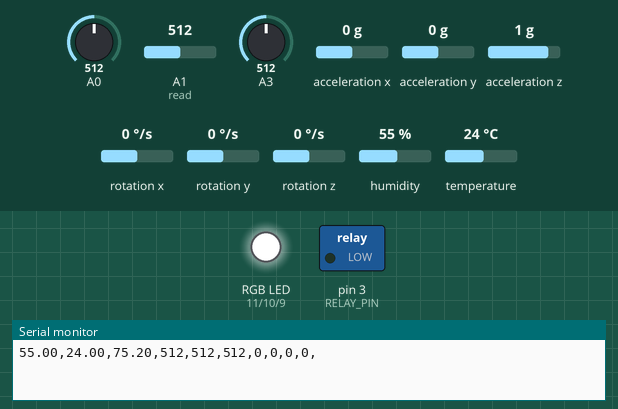
Bench run of a sketch on a simulated Arduino Uno, built with avr-gcc and run on an emulated ATmega328P. On the bench: switched loads named in the sketch (green lamp = pin HIGH), an RGB LED mixed from three pins (HIGH = lit), the last lines printed to the serial monitor. Wiring (inferred from the names in the program): MPU-6050 motion sensor at I2C address 0x68. The inputs (shaded band) are chosen by the test bench; at power-on: A1 (read) = 512, A0 = 512, A3 = 512, acceleration x 0 g, acceleration y 0 g, acceleration z 1 g, rotation x 0 °/s, rotation y 0 °/s, rotation z 0 °/s, humidity 55 %, temperature 24 °C.

Above: at 3.8 s.
3.9 s: A1 (read) set to 165
9.2 s: A1 (read) set to 139
At 13.2 s:
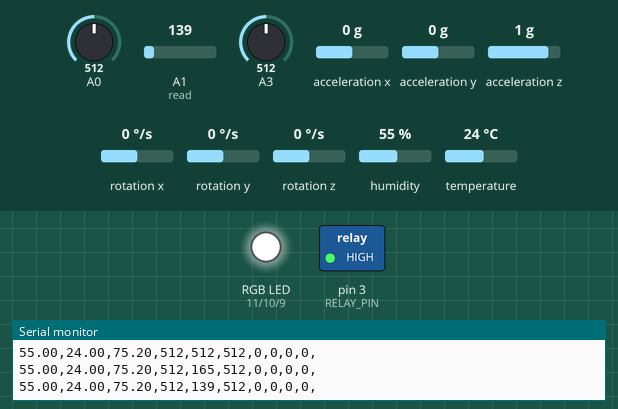
13.5 s: A1 (read) set to 160
At 17.2 s:
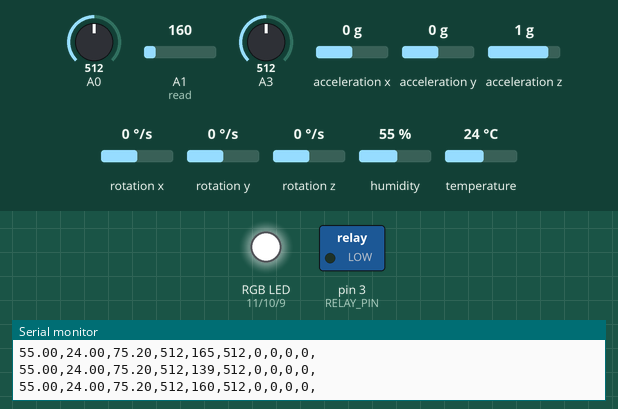
17.6 s: A1 (read) set to 140
At 21.2 s:
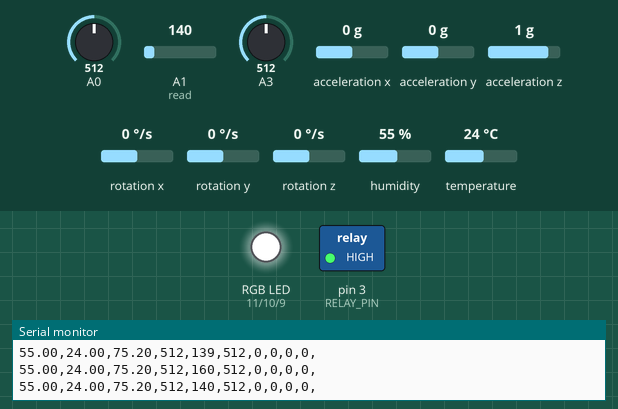
Timing chart, 0 to 22.6 s (numbered marks = the images above; inputs shaded):
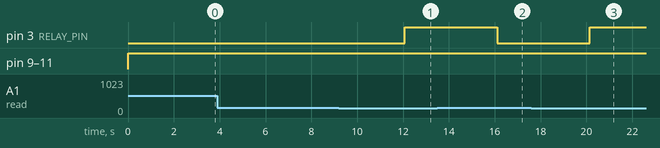

The sketch:

Water_RELAY_working.ino
```cpp
#include "Wire.h" // This library allows you to communicate with I2C devices.


// constants won't change
const int RELAY_PIN = 3;  // the Arduino pin, which connects to the IN pin of relay
//Liquid Level Sensor
const int read = A1;
int value;


int red_light_pin= 11;
int green_light_pin = 10;
int blue_light_pin = 9;
//FOR TEMP AND HUMIDITY SENSOR

#include "DHT.h"
#define DHTPIN 4
#define DHTTYPE DHT11

DHT dht(DHTPIN, DHTTYPE);

//Vars for the accellerometer/gyro module /////////////////////////////////////////////////////////////////////////////////////////////////////////////////
const int MPU_ADDR = 0x68; // I2C address of the MPU-6050. If AD0 pin is set to HIGH, the I2C address will be 0x69.
int16_t accelerometer_x, accelerometer_y, accelerometer_z; // variables for accelerometer raw data
int16_t gyro_x, gyro_y, gyro_z; // variables for gyro raw data
int16_t temperature; // variables for temperature data
char tmp_str[7]; // temporary variable used in convert function
char* convert_int16_to_str(int16_t i) { // converts int16 to string. Moreover, resulting strings will have the same length in the debug monitor.
  sprintf(tmp_str, "%6d", i);
  return tmp_str;
}


///////////////////////////////////////////////////////////////////////////////////////////////////////////////////////////////////////////////////////////
// the setup function runs once when you press reset or power the board
void setup() {
   Serial.begin(9600);
   dht.begin(); // initialize the sensor
// initialize digital pin 9 as an output.
  pinMode(RELAY_PIN, OUTPUT);
  pinMode(red_light_pin, OUTPUT);
  pinMode(green_light_pin, OUTPUT);
  pinMode(blue_light_pin, OUTPUT);


// Tx/Rx lines for accellerometer/gyroscope

Wire.begin();
Wire.beginTransmission(MPU_ADDR); // Begins a transmission to the I2C slave (GY-521 board)
Wire.write(0x6B); // PWR_MGMT_1 register
Wire.write(0); // set to zero (wakes up the MPU-6050)
Wire.endTransmission(true);

}


// the loop function runs over and over again forever
void loop() {
  RGB_color(255, 255, 255); // WHITE
  delay(3000);

   // read humidity
  float humi  = dht.readHumidity();
  // read temperature as Celsius
  float tempC = dht.readTemperature();
  // read temperature as Fahrenheit
  float tempF = dht.readTemperature(true);
 value = analogRead(read);
int watersensor = A1;


 // check if any reads failed
  if (isnan(humi) || isnan(tempC) || isnan(tempF)) {
    Serial.println("Failed to read from DHT sensor!");
  } else {


    int thermistor = analogRead(A0);
    int liquid = analogRead(A1);
    int photoSensor = analogRead(A3);


//Output all values into one string so it can be parsed via node red
//Look into binning data later if you get the time
String p1=",";
String p2="=";
String A = "Humidity";
String B = "TempC";
String C = "TempF";
String D = "Thermistor";
String E = "LiquidLevel";
String F = "Photoresistor";
String G = "GyroX";
String H = "GyroY";
String I = "AccellX";
String J = "AccellY";


//Serial.println( A + p2 + humi + p1 + B + p2 +tempC + p1 + C + p2 +tempF + p1 + D + p2 + thermistor + p1 + E + p2 + liquid + p1 + F + p2 + photoSensor + p1 + G + p2 + gyro_x + p1 + H + p2 + gyro_y + p1 + I + p2 + accelerometer_x + p1 + J + p2 + accelerometer_y + p1);
Serial.println(humi + p1 + tempC + p1 + tempF + p1 + thermistor + p1 + liquid + p1 +  photoSensor + p1 +   gyro_x + p1  + gyro_y + p1 +  accelerometer_x + p1 +  accelerometer_y + p1);
delay(1000);


  }
  if (value > 40){
  digitalWrite(RELAY_PIN, LOW);

  }

  if (value < 150){
  digitalWrite(RELAY_PIN, HIGH);
  }


 Wire.beginTransmission(MPU_ADDR);
  Wire.write(0x3B); // starting with register 0x3B (ACCEL_XOUT_H) [MPU-6000 and MPU-6050 Register Map and Descriptions Revision 4.2, p.40]
  Wire.endTransmission(false); // the parameter indicates that the Arduino will send a restart. As a result, the connection is kept active.
  Wire.requestFrom(MPU_ADDR, 7*2, true); // request a total of 7*2=14 registers

  // "Wire.read()<<8 | Wire.read();" means two registers are read and stored in the same variable
  accelerometer_x = Wire.read()<<8 | Wire.read(); // reading registers: 0x3B (ACCEL_XOUT_H) and 0x3C (ACCEL_XOUT_L)
  accelerometer_y = Wire.read()<<8 | Wire.read(); // reading registers: 0x3D (ACCEL_YOUT_H) and 0x3E (ACCEL_YOUT_L)
  accelerometer_z = Wire.read()<<8 | Wire.read(); // reading registers: 0x3F (ACCEL_ZOUT_H) and 0x40 (ACCEL_ZOUT_L)
  temperature = Wire.read()<<8 | Wire.read(); // reading registers: 0x41 (TEMP_OUT_H) and 0x42 (TEMP_OUT_L)
  gyro_x = Wire.read()<<8 | Wire.read(); // reading registers: 0x43 (GYRO_XOUT_H) and 0x44 (GYRO_XOUT_L)
  gyro_y = Wire.read()<<8 | Wire.read(); // reading registers: 0x45 (GYRO_YOUT_H) and 0x46 (GYRO_YOUT_L)
  gyro_z = Wire.read()<<8 | Wire.read(); // reading registers: 0x47 (GYRO_ZOUT_H) and 0x48 (GYRO_ZOUT_L)

  // print out data
  //Serial.print("aX = "); Serial.print(convert_int16_to_str(accelerometer_x));
  //Serial.print(" | aY = "); Serial.print(convert_int16_to_str(accelerometer_y));
  //Serial.print(" | aZ = "); Serial.print(convert_int16_to_str(accelerometer_z));
  // the following equation was taken from the documentation [MPU-6000/MPU-6050 Register Map and Description, p.30]
  //Serial.print(" | tmp = "); Serial.print(temperature/340.00+36.53);
  //Serial.print(" | gX = "); Serial.print(convert_int16_to_str(gyro_x));
  //Serial.print(" | gY = "); Serial.print(convert_int16_to_str(gyro_y));
  //Serial.print(" | gZ = "); Serial.print(convert_int16_to_str(gyro_z));
  //Serial.println();


}


void RGB_color(int red_light_value, int green_light_value, int blue_light_value)
 {
  analogWrite(red_light_pin, red_light_value);
  analogWrite(green_light_pin, green_light_value);
  analogWrite(blue_light_pin, blue_light_value);
}
```

Measured:
- the behaviour switches between 150 and 149 on A1 (read) (found by bisection; images 0 and 1)
- after the input at 9.2 s, pin 3 (RELAY_PIN): LOW → HIGH after 2.9 s
- after the input at 13.5 s, pin 3 (RELAY_PIN): HIGH → LOW after 2.6 s
- after the input at 17.6 s, pin 3 (RELAY_PIN): LOW → HIGH after 2.5 s
